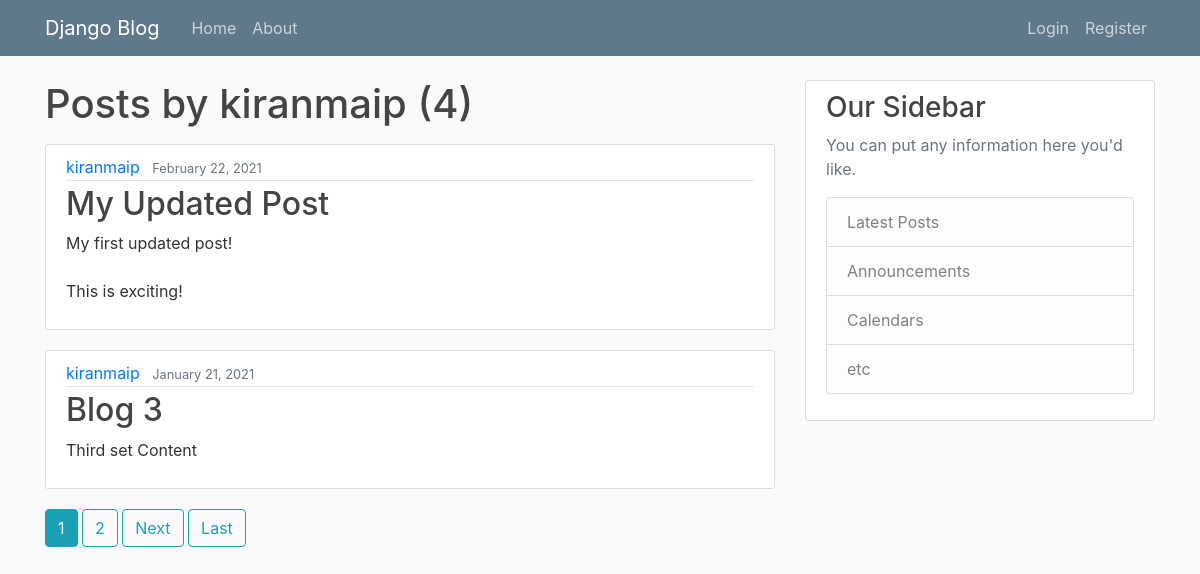
The app's page /user/kiranmaip with its own data.
### blog/models.py (models this page shows, shortened)
class Post(models.Model):
	title = models.CharField(max_length=100)
	content = models.TextField()
	date_posted = models.DateTimeField(default=timezone.now)
	author = models.ForeignKey(User, on_delete=models.CASCADE)

### blog/views.py (the view)
class UserPostListView(ListView):
	model = Post
	template_name = 'blog/user_posts.html' # <app>/<model>_<viewtypw>.html
	context_object_name = 'posts'
	paginate_by = 2
	def get_queryset(self):
		user = get_object_or_404(User,username=self.kwargs.get('username'))
		return Post.objects.filter(author=user).order_by('-date_posted')

### blog/templates/blog/user_posts.html (shortened to what this page needs)
{% extends "blog/base.html" %}
{% block content %}
    <h1 class="mb-3">Posts by {{ view.kwargs.username }} ({{ page_obj.paginator.count }})</h1>
	{% for post in posts %}
		<article class="media content-section">
          <div class="media-body">
            <div class="article-metadata">
              <a class="mr-2" href="{% url 'user-posts' post.author.username %}">{{ post.author }}</a>
              <small class="text-muted">{{ post.date_posted|date:"F d, Y" }}</small>
            </div>
            <h2><a class="article-title" href="{% url 'post-detail' post.id %}">{{ post.title }}</a></h2>
            <p class="article-content">{{ post.content }}</p>
          </div>
        </article>
	{% endfor %}
    {% if is_paginated %}
        {% for num in page_obj.paginator.page_range %}
            {% if page_obj.number == num %}
                <a class="btn btn-info mb-4" href="?page={{ num }}">{{ num }}</a>
            {% elif num > page_obj.number|add:'-3' and num < page_obj.number|add:'3' %}
                <a class="btn btn-outline-info mb-4" href="?page={{ num }}">{{ num }}</a>
            {% endif %}
        {% endfor %}
        {% if page_obj.has_next %}
            <a class="btn btn-outline-info mb-4" href="?page={{ page_obj.next_page_number }}">Next</a>
            <a class="btn btn-outline-info mb-4" href="?page={{ page_obj.paginator.num_pages }}">Last</a>
        {% endif %}
    {% endif %}
{% endblock content %}

### blog/static/blog/main.css (style rules this page uses)
body { background: #fafafa; color: #333333; margin-top: 5rem; }
h1, h2, h3, h4, h5, h6 { color: #444444; }
.content-section { background: #ffffff; padding: 10px 20px; border: 1px solid #dddddd; border-radius: 3px; margin-bottom: 20px; }
.article-title { color: #444444; }
.article-content { white-space: pre-line; }
.article-metadata { padding-bottom: 1px; margin-bottom: 4px; border-bottom: 1px solid #e3e3e3 }

### records on screen
Post: author "kiranmaip", date_posted "February 22, 2021", title "My Updated Post", content "My first updated post! This is exciting!"
Post: author "kiranmaip", date_posted "January 21, 2021", title "Blog 3", content "Third set Content"

### other values on screen
{{ view.kwargs.username }} "kiranmaip"
{{ page_obj.paginator.count }} "4"
{{ num }} "1"
{{ num }} "2"
